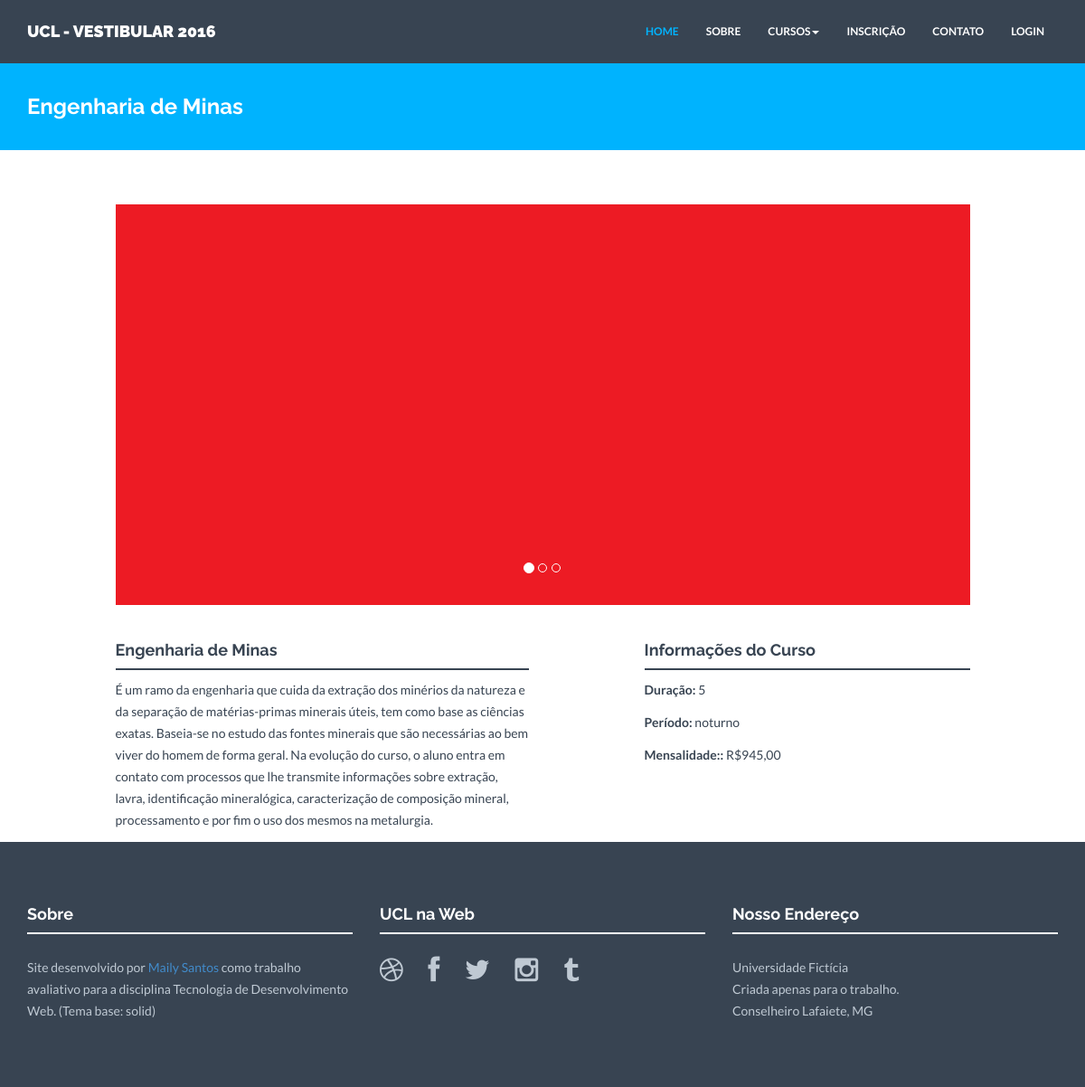
/engminas.php, run on the app's committed database.
### tables this page shows
CREATE TABLE IF NOT EXISTS `curso` (
  `idcurso` int(11) NOT NULL AUTO_INCREMENT,
  `cod` varchar(12) NOT NULL,
  `nome` varchar(150) NOT NULL,
  `duracao` int(11) NOT NULL,
  `periodo` varchar(11) NOT NULL,
  `mensalidade` varchar(15) NOT NULL,
  `descricao` varchar(1000) NOT NULL,
  `foto1` varchar(200) NOT NULL,
  `foto2` varchar(200) NOT NULL,
  `foto3` varchar(200) NOT NULL,
  PRIMARY KEY (`idcurso`),
  UNIQUE KEY `cod` (`cod`)
);

### engminas.php (the view, shortened to what this page needs)
<?php
include "header.php";
?>
<?php
$link = DBConnect();
$query_list = "SELECT * FROM curso WHERE cod='EMINAS'";
if ($result = $link->query($query_list)) {
while ($row = $result->fetch_row()) {
?>
<div id="blue">
    <div class="container">
        <div class="row">
            <h3><?= $row[2] ?></h3>
        </div>
    </div>
</div>
<div class="container mt">
    <div class="row">
        <div class="col-lg-10 col-lg-offset-1 centered">
            <div id="carousel-example-generic" class="carousel slide" data-ride="carousel">
                <ol class="carousel-indicators">
                    <li data-target="#carousel-example-generic" data-slide-to="0" class="active"></li>
                    <li data-target="#carousel-example-generic" data-slide-to="1"></li>
                    <li data-target="#carousel-example-generic" data-slide-to="2"></li>
                </ol>
                <div class="carousel-inner">
                    <div class="item active">
                        <img id="foto01" src="<?php echo "admin/" .$row[7] ?>" alt="">
                    </div>
                </div>
            </div><! --/Carousel -->
        </div>
        <div class="col-lg-5 col-lg-offset-1">
            <div id="conteudo-principal">
                <h4><?= $row[2] ?></h4>
                <div class="hline"></div>
                <p><?= $row[6] ?></p>
            </div>
        </div>
        <div class="col-lg-4 col-lg-offset-1">
            <h4>Informações do Curso</h4>
            <div class="hline"></div>
            <div id="conteudo-lateral">
                <p><b>Duração:</b> <?= $row[3] ?></p>
                <p><b>Período:</b> <?= $row[4] ?></p>
                <p><b>Mensalidade::</b> <?= $row[5] ?></p>
            </div>
        </div>
        <?php
        }
        }
        ?>
        <br><br>
    </div><! --/row -->
</div><! --/container -->
<?php
include "footer.php";
?>

### assets/css/style.css (style rules this page uses)
* { margin: 0; padding: 0px; }
body { background: #ffffff; margin: 0; height: 100%; color: #384452; font-family: 'Lato', sans-serif; font-weight: 400; }
h1, h2, h3, h4, h5, h6 { font-family: 'Raleway', sans-serif; font-weight: 700; }
p { padding: 0; margin-bottom: 12px; font-family: 'Lato', sans-serif; font-weight: 400; font-size: 14px; line-height: 24px; color: #384452; margin-top: 10px; }
img { height: auto; max-width: 100%; }
.centered { text-align: center }
.mt { margin-top: 60px; }
.hline { border-bottom: 2px solid #384452; }
#blue { background: #00b3fe; margin-top: 60px; margin-bottom: 60px; padding-top: 25px; padding-bottom: 25px; }
#blue h3 { color: white; margin-left: 15px; }

### data on the page
curso: nome "Engenharia de Minas", foto1 (picture), descricao "É um ramo da engenharia que cuida da extração dos minérios da natureza e da separação de matérias-primas minerais úteis, tem como base as ciências exatas. Baseia-se no estudo das fontes minerais que são necessárias ao bem viver do homem de forma geral. Na evolução do curso, o aluno entra em contato com processos que lhe transmite informações sobre extração, lavra, identificação mineralógica, caracterização de composição mineral, processamento e por fim o uso dos mesmos na metalurgia.", duracao "5", periodo "noturno", mensalidade "R$945,00"
